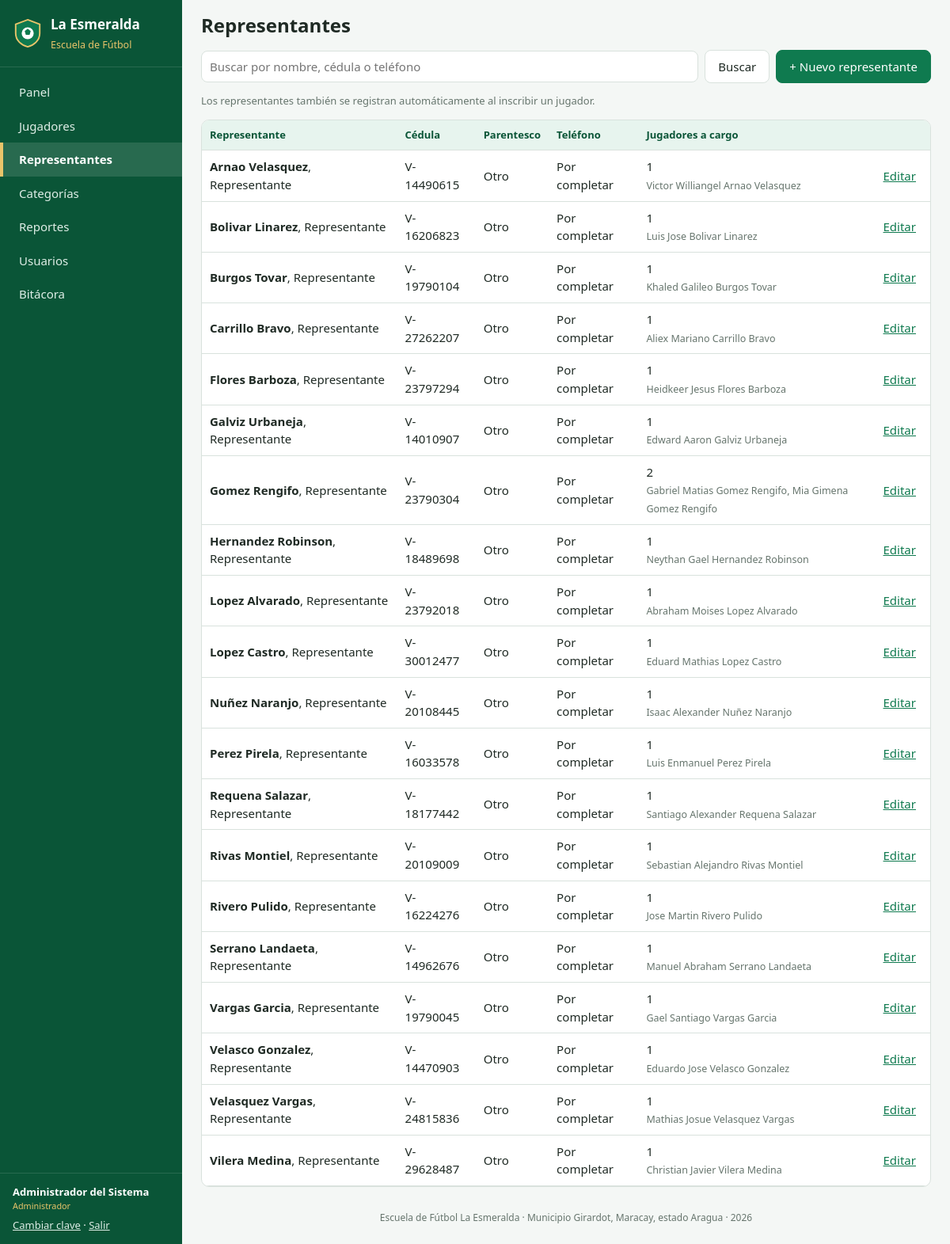
The page /representantes.php (signed in) on the database its author committed.
### tables this page shows
CREATE TABLE representantes (
  id           INT UNSIGNED AUTO_INCREMENT PRIMARY KEY,
  cedula       VARCHAR(15)  NOT NULL UNIQUE,
  nombres      VARCHAR(80)  NOT NULL,
  apellidos    VARCHAR(80)  NOT NULL,
  parentesco   VARCHAR(30)  NOT NULL DEFAULT 'Madre',
  telefono     VARCHAR(20)  NOT NULL,
  telefono_alt VARCHAR(20)  NULL,
  correo       VARCHAR(120) NULL,
  direccion    VARCHAR(255) NULL,
  ocupacion    VARCHAR(80)  NULL,
  creado_en    DATETIME NOT NULL DEFAULT CURRENT_TIMESTAMP
);

### includes/init.php (called while the page is built, shortened)
<?php
function db(): PDO
{
    static $pdo = null;
    if ($pdo === null) {
        $dsn = DB_SOCKET !== ''
            ? 'mysql:unix_socket=' . DB_SOCKET . ';dbname=' . DB_NAME . ';charset=utf8mb4'
            : 'mysql:host=' . DB_HOST . ';port=' . DB_PORT . ';dbname=' . DB_NAME . ';charset=utf8mb4';
        try {
            $pdo = new PDO($dsn, DB_USER, DB_PASS, [
                PDO::ATTR_ERRMODE            => PDO::ERRMODE_EXCEPTION,
                PDO::ATTR_DEFAULT_FETCH_MODE => PDO::FETCH_ASSOC,
                PDO::ATTR_EMULATE_PREPARES   => false,
            ]);
        } catch (PDOException $ex) {
            http_response_code(500);
            exit('<h2>No se pudo conectar a la base de datos.</h2><p>Verifique que MySQL esté encendido y '
                . 'los datos de config/config.php (o config/config.local.php).</p>');
        }
    }
    return $pdo;
}
function q(string $sql, array $params = []): PDOStatement
{
    $st = db()->prepare($sql);
    $st->execute($params);
    return $st;
}
function e($texto): string
{
    return htmlspecialchars((string) $texto, ENT_QUOTES, 'UTF-8');
}
function usuario_actual(): ?array
{
    return $_SESSION['usuario'] ?? null;
}
function tiene_rol(string $minimo): bool
{
    $nivel = ['entrenador' => 1, 'secretaria' => 2, 'administrador' => 3];
    $u = usuario_actual();
    return $u && ($nivel[$u['rol']] ?? 0) >= ($nivel[$minimo] ?? 99);
}
function puede_editar(): bool
{
    return tiene_rol('secretaria');
}

### representantes.php (the view, shortened to what this page needs)
<?php
require_once __DIR__ . '/includes/init.php';
$b = trim($_GET['b'] ?? '');
$params = [];
$where = '';
$reps = q("SELECT r.*,
                  (SELECT COUNT(*) FROM jugadores j WHERE j.representante_id = r.id) jugadores,
                  (SELECT GROUP_CONCAT(CONCAT(j.nombres,' ',j.apellidos) ORDER BY j.nombres SEPARATOR ', ')
                     FROM jugadores j WHERE j.representante_id = r.id) nombres_jug
           FROM representantes r
           $where ORDER BY r.apellidos, r.nombres LIMIT 300", $params)->fetchAll();
require __DIR__ . '/includes/header.php';
?>
<form class="filtros" method="get">
  <input type="search" name="b" value="<?= e($b) ?>" placeholder="Buscar por nombre, cédula o teléfono">
  <button class="btn">Buscar</button>
  <?php if (puede_editar()): ?><a class="btn btn-primario" href="representante_form.php">+ Nuevo representante</a><?php endif; ?>
</form>
<p class="nota">Los representantes también se registran automáticamente al inscribir un jugador.</p>
<div class="tabla-envoltura">
<table class="tabla">
  <thead><tr><th>Representante</th><th>Cédula</th><th>Parentesco</th><th>Teléfono</th><th>Jugadores a cargo</th><th></th></tr></thead>
  <tbody>
  <?php foreach ($reps as $r): ?>
    <tr>
      <td><strong><?= e($r['apellidos']) ?></strong>, <?= e($r['nombres']) ?></td>
      <td><?= e($r['cedula']) ?></td>
      <td><?= e($r['parentesco']) ?></td>
      <td><?= e($r['telefono']) ?><?= $r['telefono_alt'] ? '<br><small>' . e($r['telefono_alt']) . '</small>' : '' ?></td>
      <td><?= (int) $r['jugadores'] ?> <?= $r['nombres_jug'] ? '<br><small>' . e($r['nombres_jug']) . '</small>' : '' ?></td>
      <td class="acciones"><?php if (puede_editar()): ?><a href="representante_form.php?id=<?= $r['id'] ?>">Editar</a><?php endif; ?></td>
    </tr>
  <?php endforeach; ?>
  </tbody>
</table>
</div>
<?php require __DIR__ . '/includes/footer.php'; ?>

### assets/css/estilos.css (style rules this page uses)
:root { --verde: #0f7a4f; --verde-osc: #0a5537; --verde-claro: #e7f4ee; --oro: #e9c46a; --texto: #1f2a24; --gris: #66756d; --borde: #d9e2dd; --fondo: #f4f7f5; --blanco: #fff; --rojo: #c0392b; --ambar: #b7791f; --radio: 10px; }
* { box-sizing: border-box; }
body { margin: 0; font: 15px/1.5 system-ui, -apple-system, "Segoe UI", Roboto, Arial, sans-serif; color: var(--texto); background: var(--fondo); }
a { color: var(--verde); }
.btn { display: inline-block; padding: 9px 16px; border-radius: 8px; border: 1px solid var(--borde); background: var(--blanco); color: var(--texto); font: inherit; cursor: pointer; text-decoration: none; white-space: nowrap; }
.btn-primario { background: var(--verde); border-color: var(--verde); color: #fff; }
.tabla-envoltura { overflow-x: auto; background: var(--blanco); border: 1px solid var(--borde); border-radius: var(--radio); }
.tabla { width: 100%; border-collapse: collapse; }
.tabla th, .tabla td { padding: 9px 10px; border-bottom: 1px solid var(--borde); text-align: left; vertical-align: middle; }
.tabla th { background: var(--verde-claro); font-size: 13px; color: var(--verde-osc); }
.tabla small { color: var(--gris); }
.acciones { white-space: nowrap; }
.acciones a, .acciones form { margin-right: 8px; }
.nota { color: var(--gris); font-size: 13px; }
.filtros { display: flex; flex-wrap: wrap; gap: 8px; align-items: center; margin: 8px 0 12px; }
.filtros input[type=search] { flex: 1 1 260px; }
input, select, textarea { font: inherit; padding: 8px 10px; border: 1px solid var(--borde); border-radius: 8px; background: #fff; color: var(--texto); width: 100%; }
.filtros input, .filtros select { width: auto; }

### rows shown on the page
representantes: apellidos "Arnao Velasquez", nombres "Representante", cedula "V-14490615", parentesco "Otro", telefono "Por completar", jugadores "1", nombres_jug "Victor Williangel Arnao Velasquez"
representantes: apellidos "Bolivar Linarez", nombres "Representante", cedula "V-16206823", parentesco "Otro", telefono "Por completar", jugadores "1", nombres_jug "Luis Jose Bolivar Linarez"
representantes: apellidos "Burgos Tovar", nombres "Representante", cedula "V-19790104", parentesco "Otro", telefono "Por completar", jugadores "1", nombres_jug "Khaled Galileo Burgos Tovar"
representantes: apellidos "Carrillo Bravo", nombres "Representante", cedula "V-27262207", parentesco "Otro", telefono "Por completar", jugadores "1", nombres_jug "Aliex Mariano Carrillo Bravo"
representantes: apellidos "Flores Barboza", nombres "Representante", cedula "V-23797294", parentesco "Otro", telefono "Por completar", jugadores "1", nombres_jug "Heidkeer Jesus Flores Barboza"
representantes: apellidos "Galviz Urbaneja", nombres "Representante", cedula "V-14010907", parentesco "Otro", telefono "Por completar", jugadores "1", nombres_jug "Edward Aaron Galviz Urbaneja"
representantes: apellidos "Gomez Rengifo", nombres "Representante", cedula "V-23790304", parentesco "Otro", telefono "Por completar", jugadores "2", nombres_jug "Gabriel Matias Gomez Rengifo, Mia Gimena Gomez Rengifo"
representantes: apellidos "Hernandez Robinson", nombres "Representante", cedula "V-18489698", parentesco "Otro", telefono "Por completar", jugadores "1", nombres_jug "Neythan Gael Hernandez Robinson"
representantes: apellidos "Lopez Alvarado", nombres "Representante", cedula "V-23792018", parentesco "Otro", telefono "Por completar", jugadores "1", nombres_jug "Abraham Moises Lopez Alvarado"
representantes: apellidos "Lopez Castro", nombres "Representante", cedula "V-30012477", parentesco "Otro", telefono "Por completar", jugadores "1", nombres_jug "Eduard Mathias Lopez Castro"
representantes: apellidos "Nuñez Naranjo", nombres "Representante", cedula "V-20108445", parentesco "Otro", telefono "Por completar", jugadores "1", nombres_jug "Isaac Alexander Nuñez Naranjo"
representantes: apellidos "Perez Pirela", nombres "Representante", cedula "V-16033578", parentesco "Otro", telefono "Por completar", jugadores "1", nombres_jug "Luis Enmanuel Perez Pirela"
representantes: apellidos "Requena Salazar", nombres "Representante", cedula "V-18177442", parentesco "Otro", telefono "Por completar", jugadores "1", nombres_jug "Santiago Alexander Requena Salazar"
representantes: apellidos "Rivas Montiel", nombres "Representante", cedula "V-20109009", parentesco "Otro", telefono "Por completar", jugadores "1", nombres_jug "Sebastian Alejandro Rivas Montiel"
representantes: apellidos "Rivero Pulido", nombres "Representante", cedula "V-16224276", parentesco "Otro", telefono "Por completar", jugadores "1", nombres_jug "Jose Martin Rivero Pulido"
representantes: apellidos "Serrano Landaeta", nombres "Representante", cedula "V-14962676", parentesco "Otro", telefono "Por completar", jugadores "1", nombres_jug "Manuel Abraham Serrano Landaeta"
representantes: apellidos "Vargas Garcia", nombres "Representante", cedula "V-19790045", parentesco "Otro", telefono "Por completar", jugadores "1", nombres_jug "Gael Santiago Vargas Garcia"
representantes: apellidos "Velasco Gonzalez", nombres "Representante", cedula "V-14470903", parentesco "Otro", telefono "Por completar", jugadores "1", nombres_jug "Eduardo Jose Velasco Gonzalez"
representantes: apellidos "Velasquez Vargas", nombres "Representante", cedula "V-24815836", parentesco "Otro", telefono "Por completar", jugadores "1", nombres_jug "Mathias Josue Velasquez Vargas"
representantes: apellidos "Vilera Medina", nombres "Representante", cedula "V-29628487", parentesco "Otro", telefono "Por completar", jugadores "1", nombres_jug "Christian Javier Vilera Medina"

### other values the page prints
$texto "Panel"
$texto "Jugadores"
$texto "Representantes"
$texto "Categorías"
$texto "Reportes"
$texto "Usuarios"
$texto "Bitácora"
$sesion['nombre'] "Administrador del Sistema"
$sesion['rol'] "Administrador"
$titulo "Representantes"
APP_NOMBRE "Escuela de Fútbol La Esmeralda"
APP_UBICACION "Municipio Girardot, Maracay, estado Aragua"
